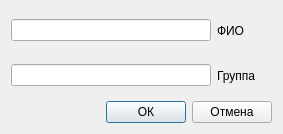
<?xml version="1.0" encoding="UTF-8"?>
<ui version="4.0">
 <class>dialogFIO</class>
 <widget class="QDialog" name="dialogFIO">
  <property name="geometry">
   <rect>
    <x>0</x>
    <y>0</y>
    <width>283</width>
    <height>134</height>
   </rect>
  </property>
  <property name="windowTitle">
   <string>Введите информацию о себе</string>
  </property>
  <layout class="QGridLayout" name="gridLayout">
   <item row="0" column="0">
    <layout class="QHBoxLayout" name="horizontalLayout_4">
     <item>
      <layout class="QVBoxLayout" name="verticalLayout">
       <item>
        <layout class="QHBoxLayout" name="horizontalLayout">
         <item>
          <widget class="QLineEdit" name="FIO">
           <property name="minimumSize">
            <size>
             <width>200</width>
             <height>0</height>
            </size>
           </property>
           <property name="maximumSize">
            <size>
             <width>200</width>
             <height>16777215</height>
            </size>
           </property>
          </widget>
         </item>
         <item>
          <widget class="QLabel" name="label">
           <property name="text">
            <string>ФИО</string>
           </property>
          </widget>
         </item>
        </layout>
       </item>
       <item>
        <layout class="QHBoxLayout" name="horizontalLayout_2">
         <item>
          <widget class="QLineEdit" name="group">
           <property name="minimumSize">
            <size>
             <width>200</width>
             <height>0</height>
            </size>
           </property>
           <property name="maximumSize">
            <size>
             <width>200</width>
             <height>16777215</height>
            </size>
           </property>
          </widget>
         </item>
         <item>
          <widget class="QLabel" name="label_2">
           <property name="text">
            <string>Группа</string>
           </property>
          </widget>
         </item>
        </layout>
       </item>
      </layout>
     </item>
     <item>
      <spacer name="horizontalSpacer_2">
       <property name="orientation">
        <enum>Qt::Horizontal</enum>
       </property>
       <property name="sizeHint" stdset="0">
        <size>
         <width>40</width>
         <height>20</height>
        </size>
       </property>
      </spacer>
     </item>
    </layout>
   </item>
   <item row="1" column="0">
    <layout class="QHBoxLayout" name="horizontalLayout_3">
     <item>
      <spacer name="horizontalSpacer">
       <property name="orientation">
        <enum>Qt::Horizontal</enum>
       </property>
       <property name="sizeHint" stdset="0">
        <size>
         <width>40</width>
         <height>20</height>
        </size>
       </property>
      </spacer>
     </item>
     <item>
      <widget class="QPushButton" name="ok">
       <property name="text">
        <string>ОК</string>
       </property>
      </widget>
     </item>
     <item>
      <widget class="QPushButton" name="cansel">
       <property name="text">
        <string>Отмена</string>
       </property>
      </widget>
     </item>
    </layout>
   </item>
  </layout>
 </widget>
 <resources/>
 <connections/>
</ui>
